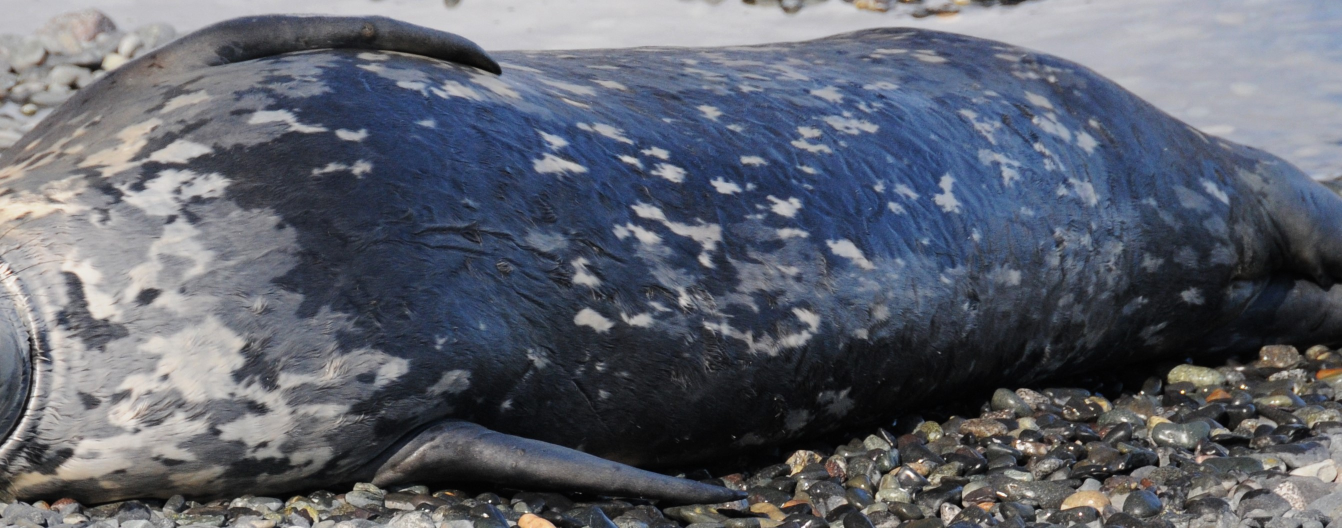
#> input picture images/test4.JPG, 2684 x 1056 px, found by its file name (shown at 1/2 size)
$ python 'Watershed segmentation.py'   (older library calls are emulated)
#> lines starting #> are read from the running program, lines starting #| are printed output that depends on the picture; after the words box and inside, x2 and y2 are one past the last pixel; in counts of white or black regions, pixels touching at a corner belong together
# -*- coding: utf-8 -*-
"""
Created on Mon Jul 18 17:48:40 2016
@author: Bento Gonçalves

This code is the working script for Weddell seal photo-ID.
It pre-processes images using gamma correction and histogram equalization.
It hands a binary image based on the most complex contouring image of multiple
gamma values to a watershed segmentation algorithm which erodes the image
slightly, finds segments based on contours, excludes those that are too small
or too large, and outputs the original image with segments labeled and
overlaid.

Incorporated from the GitRepo (https://github.com/polar-computing/3DSeals) are:
gamma_adjust.py
gamma_search.py
gamma_edges.py

"""

import cv2
import numpy as np
import math
import os
import matplotlib.pyplot as plt
from scipy import misc, ndimage
from skimage.feature import peak_local_max
from skimage.morphology import watershed
from skimage.color import rgb2gray
from skimage.measure import perimeter


# Watershed segmentation ---- WORKS BEST ON OPENCV 3.1.0

# [10 lines left out: function perim_func, not called in this run]

def gamma(img, gamma = 0.5):
    img_float = np.float32(img)
    max_pixel = np.max(img_float)
    #image pixel normalisation
    img_normalised = img_float/max_pixel
    #gamma correction exponent calulated
    gamma_corr = np.log(img_normalised)*gamma
    #gamma correction being applied
    gamma_corrected = np.exp(gamma_corr)*255.0
    #conversion to unsigned int 8 bit
    gamma_corrected = np.uint8(gamma_corrected)
    return gamma_corrected

def back_extract (img):
    '''
    Attempts to find the background and turn it black. Equalizes the histogram,
    boosts gamma way up to 15 such that the only contour is the seal (usually),
    blurs, then finds that contour, builds a filled polygon from the point,
    and then multiplies the (inverted) boolean values by the original image
    such that the background (black, 0) turns all corresponding background
    pixels in the original black as well.

    Requires: cv2, numpy as np
    '''
    trash = img[:].copy()
    eq_img = cv2.equalizeHist(src=img, dst=trash)
    gammed = gamma(eq_img, gamma=15)
    blur = gammed
    cv2.GaussianBlur(src=gammed, dst=blur, ksize=(35,35), sigmaX=0, sigmaY=0 )
    cont = cv2.findContours(blur, cv2.RETR_EXTERNAL,
           cv2.CHAIN_APPROX_SIMPLE)[-2]
    areaArray = []
    for i, c in enumerate(cont):
        area = cv2.contourArea(c)
        areaArray.append(area)
    sorteddata = sorted(zip(areaArray, cont), key = lambda x: x[0],
                        reverse=True)
    largest1 = sorteddata[0][1]
    points1 = np.array([point[0] for point in largest1])
    points2 = [0,0]
    if len(sorteddata) > 1 : #Some images don't have 2 segments
        largest2 = sorteddata[1][1]
        points2 = np.array([point[0] for point in largest2])
    else: largest2 = np.asarray((0,0))
    blank = np.zeros(shape = img.shape)
    if len(points2) > 2 : #If there're two segments
        filled = cv2.fillPoly(blank, [points1, points2], 1)
    else:
        filled = cv2.fillPoly(blank, [points1], 1)
    boole = -np.bool8(filled) #inverts so background is 0
    boole = np.uint8(boole)
    masked = img*boole
    return masked

# [48 lines left out: function gamma_search, not called in this run]

def watershed_seg(img, plot_comp=True, show_img=True, inv=False, file_name="segmented_seal.png"):
    """
    Segments an image and returns the contours of every patch along with their
    complexity scores and their labels to locate specific patches on the image.
    The segmented seal image is saved on the workspace with the name specified
    on 'file_name' argument.
    """
    img = back_extract(img)

    # check input!
    img_copy = img[:].copy()
    # gamma correction
    img_copy2 = img[:].copy()
    if inv:
        img = gamma_search(img, invert=True)
    else:
        img = gamma_search(img, invert=False)

    cv2.imshow("gamma corrected image", img)
    cv2.waitKey(0)
    cv2.destroyAllWindows()

    #D = ndimage.distance_transform_edt(img)
    D = cv2.erode(img, None, iterations=1)
    localMax = peak_local_max(D, indices=False, min_distance=30,
    labels=img)

    # perform a connected component analysis on the local peaks,
    # using 8-connectivity, then appy the Watershed algorithm
    markers = ndimage.label(localMax, structure=np.ones((3, 3)))[0]
    labels = watershed(-D, markers, mask=img)

    print("[INFO] {} unique segments found".format(len(np.unique(labels)) - 1))

    # loop over the unique labels returned by the Watershed
    # algorithm
    tags = []
    splotches_cont = []
    complexity = []
    # tag will save the tag number
    tag = 0
    for label in np.unique(labels):
        # if the label is zero, we are examining the 'background'
        # so simply ignore it

        if label == 0:
            continue # continue skips this run in the for loop without breaking

        # otherwise, allocate memory for the label region and draw
        # it on the mask
        mask = np.zeros(img.shape, dtype="uint8")
        mask[labels == label] = 255

        # detect contours in the mask and grab the largest one
        #cnts = cv2.findContours(mask.copy(), cv2.RETR_EXTERNAL,
        #    cv2.CHAIN_APPROX_SIMPLE)[-2]
        cnts = cv2.findContours(mask.copy(), cv2.RETR_EXTERNAL,
               cv2.CHAIN_APPROX_SIMPLE)[-2]
        #print cnts[0]

        c = max(cnts, key=cv2.contourArea)

        # draw a circle enclosing the object
        # exclude patches that are too large or too small
        # size threshold is based on the contour area
        area = cv2.contourArea(c)
        ############ TEMP BELOW
        if area > (img.size / 10000) and area < (img.size / 50):
            x1,y1,w,h = cv2.boundingRect(c)
            # remove white splotches
            if img_copy[y1:(y1+h), x1:(x1+w)].mean() < 170:
                tag += 1
                splotches_cont.append([point[0] for point in c][0])
                tags.append(tag)
                complexity.append(perim_func(c))
                if show_img:
                    cv2.drawContours(img_copy2, [c], -1, (255, 0, 0), 2)
                    cv2.putText(img_copy2, "#{}".format(tag), (int(x1) - 10,
                                int(y1)), cv2.FONT_HERSHEY_SIMPLEX,
                                0.6, (0, 0, 255), 2)
    print("[INFO] {} segments retained:".format(tag))

    if show_img:
        # show the output image
        cv2.imshow("Output", img_copy2)

        cv2.waitKey(0)
        cv2.destroyAllWindows()
    if plot_comp:
        # plotting complexity histogram
        import seaborn as sns

        sns.set(rc={"figure.figsize": (18, 9)}, font_scale=3 )
        comp_dist = sns.distplot(complexity, bins=15,
                                 axlabel="patch complexity")
    # write it into a file
    cv2.imwrite(file_name, img_copy2)
    # returns contours and their complexity scores
    return(splotches_cont, complexity, tags)

# imread does not crash with invalid input
image = cv2.imread("images/test4.jpg", 0)
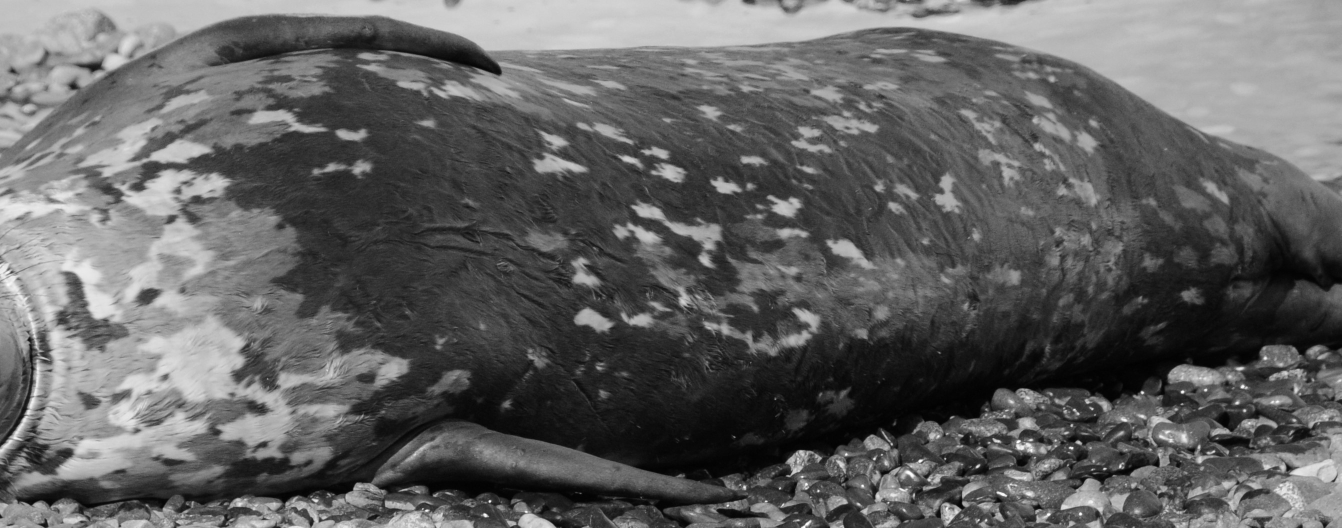
#> image: shape (1056, 2684) (shown at 1/2 size); min 0, max 255, mean 97.5
out1 = watershed_seg(image, show_img=True, file_name="eroded_seal.png")
#> in back_extract, `eq_img = cv2.equalizeHist(src=img, dst=trash)`:
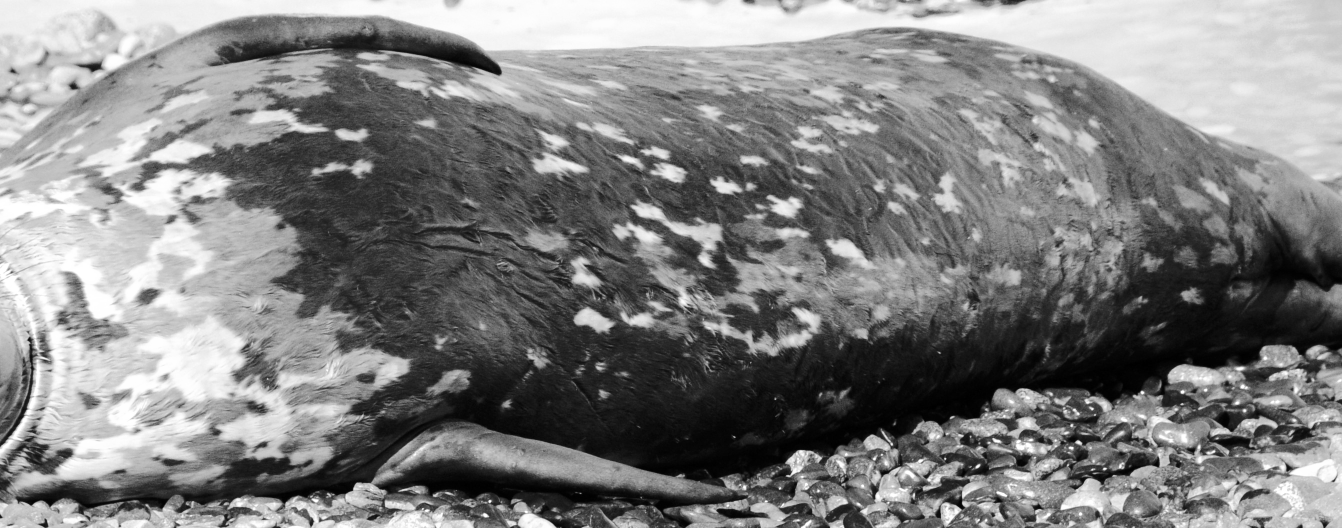
#> eq_img: shape (1056, 2684) (shown at 1/2 size); min 0, max 255, mean 128.2
#> in gamma, `max_pixel = np.max(img_float)`: max_pixel = 255
#> in gamma, `gamma_corr = np.log(img_normalised)*gamma`:
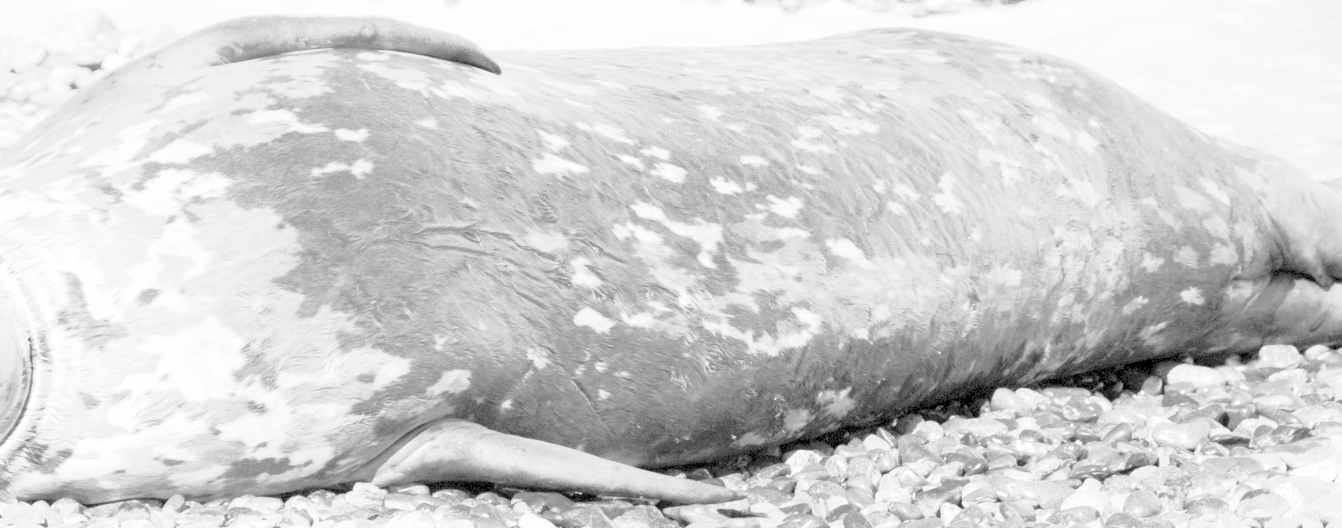
#> gamma_corr: shape (1056, 2684) float32 (shown at 1/2 size); 0.05% of the values are NaN or infinite; the others: min -83.12, max 0, mean -14.66; drawn with min black, max white, NaN and infinite black
#> in gamma, `gamma_corrected = np.exp(gamma_corr)*255.0`:
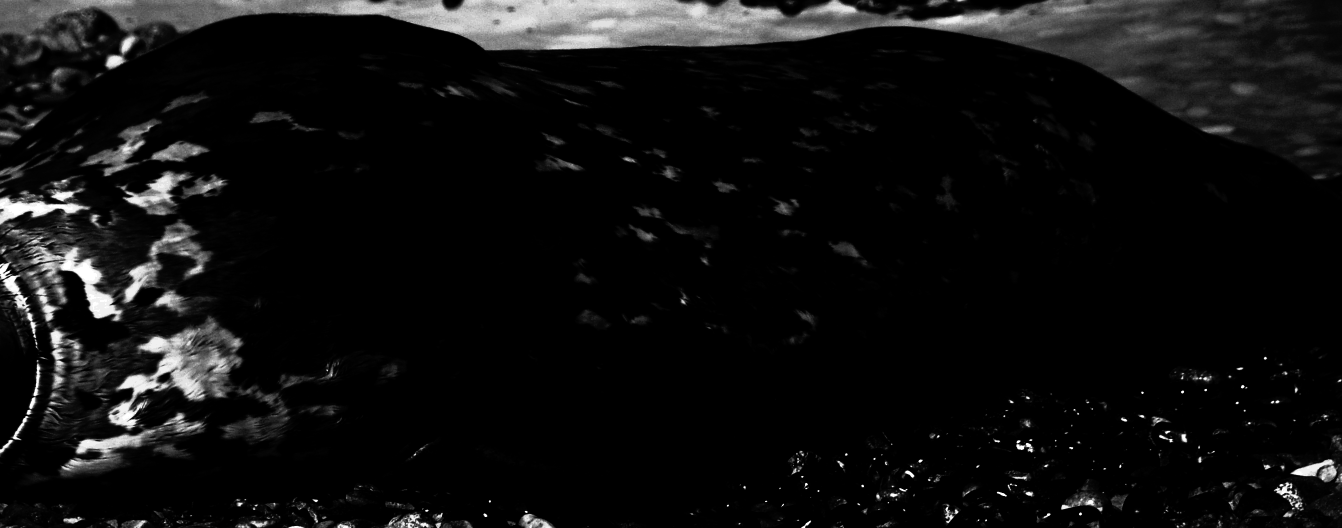
#> gamma_corrected: shape (1056, 2684) float32 (shown at 1/2 size); min 0, max 255, mean 16.3
#> in back_extract, `cv2.GaussianBlur(src=gammed, dst=blur, ksize=(35,35), sigmaX=0, sigmaY..`:
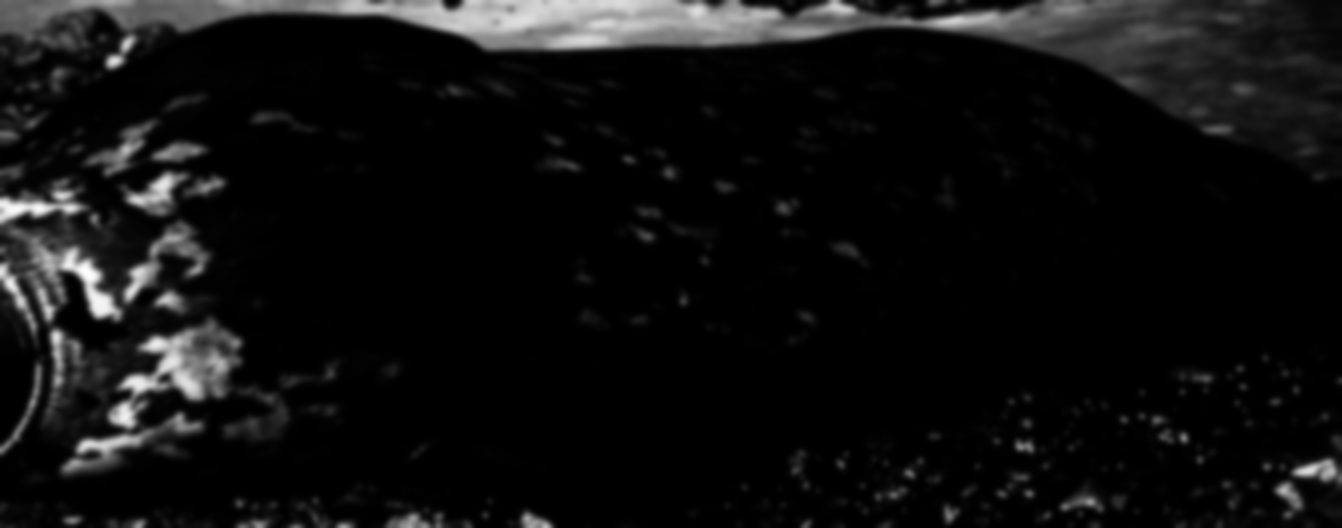
#> blur: shape (1056, 2684) (shown at 1/2 size); min 0, max 254, mean 16.1
#> in back_extract, `cont = cv2.findContours(blur, cv2.RETR_EXTERNAL, cv2.CHAIN_APPROX_SIMP..`: cont = 138 contours, 6 with area under 20; largest, box (x1, y1, x2, y2) and area: (0, 0, 2684, 981) 794743, (1840, 770, 2443, 1056) 81296, (0, 958, 1008, 1056) 49396, (2308, 812, 2684, 1056) 46636, (1566, 858, 1909, 1040) 27385
#> the loop in back_extract, `for i, c in enumerate(cont):` made 138 passes
#> area on passes 2 to 13: 55, 187, 969.5, 742, 551.5, 1222.5, 1261.5, 187.5, 964, 3766.5, 910, 4341
#> after the loop in back_extract, `for i, c in enumerate(cont):`: areaArray = 138 values, max 794743 at index 137, min 0 at index 35, mean 8658.2
#> in back_extract, `sorteddata = sorted(zip(areaArray, cont), key = lambda x: x[0], revers..`: sorteddata = 138 items
#> in back_extract, `largest1 = sorteddata[0][1]`: largest1 = contour of 4382 points, box (x1, y1, x2, y2) (0, 0, 2684, 981), area 794743
#> in back_extract, `points1 = np.array([point[0] for point in largest1])`: points1 = 4382 pairs, first value 0 to 2683, second value 0 to 980
#> in back_extract, `largest2 = sorteddata[1][1]`: largest2 = contour of 1782 points, box (x1, y1, x2, y2) (1840, 770, 2443, 1056), area 81296
#> in back_extract, `points2 = np.array([point[0] for point in largest2])`: points2 = 1782 pairs, first value 1840 to 2442, second value 770 to 1055
#> in back_extract, `filled = cv2.fillPoly(blank, [points1, points2], 1)`:
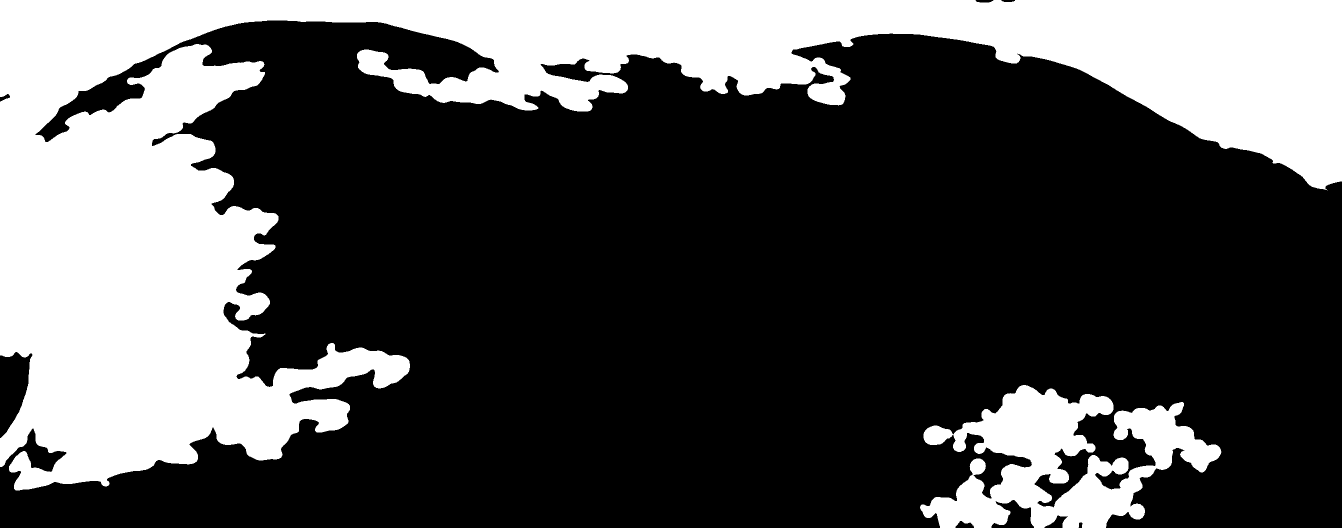
#> filled: shape (1056, 2684) float64 (shown at 1/2 size); values 0 (black) and 1 (white), 31.2% white; 2 white regions, box (x1, y1, x2, y2) and area: (0, 0, 2684, 981) 801149, (1840, 770, 2443, 1056) 83156
#> (the run stopped early here; a loop or call above may not have finished)
